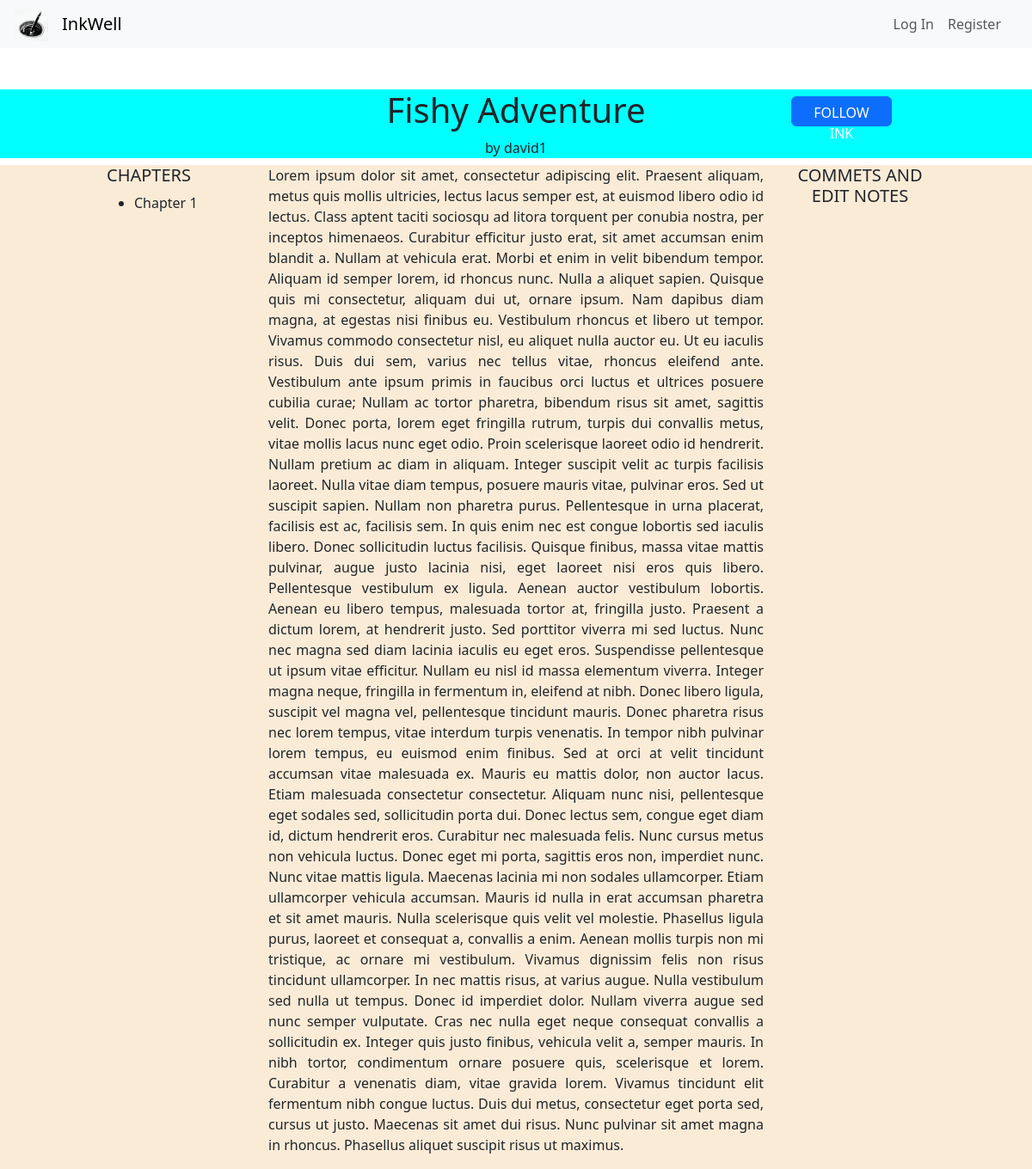
The page /ink_view/4 on the database its author committed.
### inkwell/models.py (models this page shows, shortened)
class Ink(models.Model):
    wellOrigin = models.ForeignKey(Well, on_delete=models.CASCADE, related_name="well_pk", default="")
    inkOwner = models.ForeignKey(User, on_delete=models.CASCADE, related_name="ink_owner", default="")
    coAuthors = models.ManyToManyField(User, related_name="CoAuthors",blank=True)
    privateStatus = models.BooleanField(default=False)
    updateStatus = models.BooleanField(default=False) # If the Ink is edited at least once, this changes to true
    ink_following = models.ManyToManyField(User, related_name="ink_following",blank=True)
    genre = models.CharField(max_length=64, default="")
    description = models.CharField(max_length=500, default="")
    title = models.CharField(max_length=64, default="")
    content = models.TextField()
    views = models.PositiveBigIntegerField(default=0)
    letterCount = models.PositiveBigIntegerField(default=0)
    creation_date = models.DateTimeField(default=timezone.now, editable=False)

class User(AbstractUser):
    about = models.CharField(max_length=250, default="")
    profilePicture = models.ImageField(upload_to='', blank=True, null=True)
    followers = models.PositiveIntegerField(default=0)
    coAuthorRequests = models.PositiveIntegerField(default=0)
    acceptedRequests = models.PositiveIntegerField(default=0)
    def __str__(self):
        return f"{self.username}"

### inkwell/views.py (the view)
# urls.py: path('ink_view/<int:inkID>', views.ink_view, name='ink_view'),
def ink_view(request, inkID):
    viewedInk = Ink.objects.get(id=inkID)
    versions = InkVersionControl.objects.filter(originalInk=viewedInk.id)
    return render(request, "inkwell/ink_view.html", {
        "ink": viewedInk
    })

### inkwell/templates/inkwell/ink_view.html (shortened to what this page needs)
{% extends "inkwell/layout.html" %}
{% block body %}
<div class="container-flex">
    <div class="row mt-5 d-flex justify-content-center upperRowInkView">
        <div class="col-2">
        </div>
        <div class="col-6 titleColumn">
            <h1 class="text-center title">{{ ink.title }}</h1>
            <span class="author-credit text-center">by {{ ink.inkOwner }}</span>
        </div>
        <div class="col-2 buttonsColumn">
            <button class="btn btn-primary">FOLLOW INK</button>
        </div>
    </div>
    <div class="row mt-2 d-flex justify-content-center lowerRowInkView">
        <div class="col-2">
            <div class="container">
                <h5 class="text-start">CHAPTERS</h5>
                <ul>
                    <li>Chapter 1</li>
                </ul>
            </div>
        </div>
        <div class="col-6">
            <p class="inkContents ">
                {{ ink.content }}
            </p>
        </div>
        <div class="col-2">
            <h5 class="text-center">COMMETS AND EDIT NOTES</h5>
        </div>
    </div>
</div>
{% endblock%}

### inkwell/templates/inkwell/ink_view.html (style rules this page uses)
.row { margin: 0; }
.titleColumn { display: flex; flex-direction: column; }
.buttonsColumn { gap: 10px; }
.btn { width: 117px; height: 35px; margin: 0.5rem; }
.upperRowInkView { background-color: aqua; }
.lowerRowInkView { background-color: antiquewhite; }
p { text-align: justify; }

### rows shown on the page
Ink: title "Fishy Adventure", inkOwner "david1", content "Lorem ipsum dolor sit amet, consectetur adipiscing elit. Praesent aliquam, metus quis mollis ultricies, lectus lacus semper est, at euismod libero odio id lectus. Class aptent taciti sociosqu ad litora torquent per conubia nostra, per inceptos himenaeos. Curabitur efficitur justo erat, sit amet accumsan enim blandit a. Nullam at vehicula erat. Morbi et enim in velit bibendum tempor. Aliquam id semper lorem, id rhoncus nunc. Nulla a aliquet sapien. Quisque quis mi consectetur, aliquam dui ut, ornare ipsum. Nam dapibus diam magna, at egestas nisi finibus eu. Vestibulum rhoncus et libero ut tempor. Vivamus commodo consectetur nisl, eu aliquet nulla auctor eu. Ut eu iaculis risus. Duis dui sem,…"
